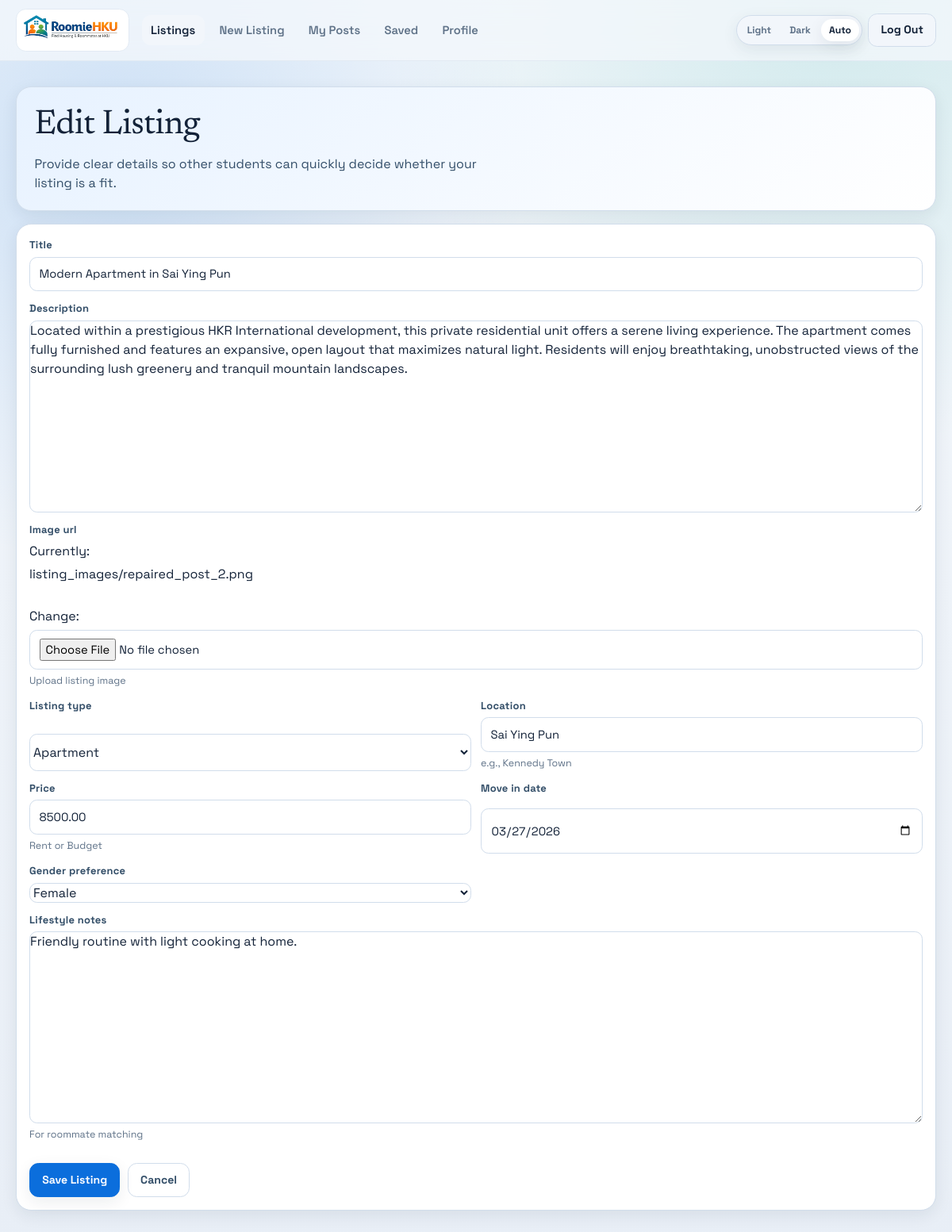
Page /app/listings/2/edit/ (signed in) on the committed database.
### core/models.py (models this page shows, shortened)
class Post(models.Model):
    LISTING_TYPE_CHOICES = [
        ('Apartment', 'Apartment'),
        ('Dorm', 'Dorm'),
        ('Roommate', 'Roommate Request'),
    ]
    GENDER_PREF_CHOICES = [
        ('M', 'Male'),
        ('F', 'Female'),
        ('N', 'No preference'),
    ]
    author = models.ForeignKey(User, on_delete=models.CASCADE, related_name='posts')
    title = models.CharField(max_length=200)
    description = models.TextField()
    image_url = models.FileField(
        upload_to="listing_images/",
        help_text="Upload listing image",
        validators=[FileExtensionValidator(allowed_extensions=["jpg", "jpeg", "png", "gif", "webp"])],
    )
    source_image_url = models.URLField(
        max_length=200,
        blank=True,
        default="",
        help_text="Original remote image URL for imported listings",
    )
    listing_type = models.CharField(max_length=20, choices=LISTING_TYPE_CHOICES)
    location = models.CharField(max_length=100, db_index=True, help_text="e.g., Kennedy Town")
    price = models.DecimalField(
        max_digits=10,
        decimal_places=2,
        validators=[MinValueValidator(0)],
        help_text="Rent or Budget"
    )
    move_in_date = models.DateField(null=True, blank=True)
    gender_preference = models.CharField(
        max_length=1,
        choices=GENDER_PREF_CHOICES,
        default='N'
    )
    lifestyle_notes = models.TextField(blank=True, help_text="For roommate matching")
    likes_count = models.PositiveIntegerField(default=0)
    views_count = models.PositiveIntegerField(default=0)
    is_hidden = models.BooleanField(default=False)
    hidden_at = models.DateTimeField(null=True, blank=True)
    created_at = models.DateTimeField(auto_now_add=True)
    updated_at = models.DateTimeField(auto_now=True)
    class Meta:
        ordering = ['-created_at']  # Default sorting: newest first
        indexes = [
            models.Index(fields=['listing_type']),
            models.Index(fields=['created_at']),
        ]
        constraints = [
            models.CheckConstraint(
                condition=models.Q(price__gte=0),
                name='post_price_gte_0'
            ),
        ]

### core/views.py (the view)
# urls.py: path("app/listings/<int:pk>/edit/", views.listing_update, name="listing_update"),
@login_required
def listing_update(request, pk):
    post = get_object_or_404(Post, pk=pk)
    if post.author_id != request.user.id:
        return HttpResponseForbidden("You can only edit your own listings.")
    if request.method == "POST":
        form = PostForm(request.POST, request.FILES, instance=post)
        if form.is_valid():
            form.save()
            messages.success(request, "Listing updated successfully.")
            return redirect("core:listing_detail", pk=post.pk)
    else:
        form = PostForm(instance=post)
    return render(
        request,
        "core/app/listing_form.html",
        {
            "form": form,
            "page_title": "Edit Listing",
            "post": post,
        },
    )

### core/forms.py
class PostForm(forms.ModelForm):
    class Meta:
        model = Post
        fields = (
            "title",
            "description",
            "image_url",
            "listing_type",
            "location",
            "price",
            "move_in_date",
            "gender_preference",
            "lifestyle_notes",
        )
        widgets = {
            "move_in_date": forms.DateInput(attrs={"type": "date"}),
            "image_url": forms.ClearableFileInput(attrs={"accept": "image/*"}),
        }

### core/templates/core/app/listing_form.html (shortened to what this page needs)
{% extends 'core/app/base.html' %}
{% block content %}
<main class="page-shell">
  <section class="hero">
    <h1>{{ page_title }}</h1>
    <p>
      Provide clear details so other students can quickly decide whether your listing is a fit.
    </p>
  </section>
  <section class="panel mt-4">
    <form method="post" enctype="multipart/form-data" class="field-grid">
      <div class="field">
        <label for="{{ form.title.id_for_label }}">{{ form.title.label }}</label>
        {{ form.title }}
      </div>
      <div class="field">
        <label for="{{ form.description.id_for_label }}">{{ form.description.label }}</label>
        {{ form.description }}
      </div>
      <div class="field">
        <label for="{{ form.image_url.id_for_label }}">{{ form.image_url.label }}</label>
        {{ form.image_url }}
        {% if form.image_url.help_text %}<p class="field-help">{{ form.image_url.help_text }}</p>{% endif %}
      </div>
      <div class="field-grid compact">
        <div class="field">
          <label for="{{ form.listing_type.id_for_label }}">{{ form.listing_type.label }}</label>
          {{ form.listing_type }}
        </div>
        <div class="field">
          <label for="{{ form.location.id_for_label }}">{{ form.location.label }}</label>
          {{ form.location }}
          {% if form.location.help_text %}<p class="field-help">{{ form.location.help_text }}</p>{% endif %}
        </div>
        <div class="field">
          <label for="{{ form.price.id_for_label }}">{{ form.price.label }}</label>
          {{ form.price }}
          {% if form.price.help_text %}<p class="field-help">{{ form.price.help_text }}</p>{% endif %}
        </div>
        <div class="field">
          <label for="{{ form.move_in_date.id_for_label }}">{{ form.move_in_date.label }}</label>
          {{ form.move_in_date }}
        </div>
        <div class="field">
          <label for="{{ form.gender_preference.id_for_label }}">{{ form.gender_preference.label }}</label>
          {{ form.gender_preference }}
        </div>
      </div>
      <div class="field">
        <label for="{{ form.lifestyle_notes.id_for_label }}">{{ form.lifestyle_notes.label }}</label>
        {{ form.lifestyle_notes }}
        {% if form.lifestyle_notes.help_text %}<p class="field-help">{{ form.lifestyle_notes.help_text }}</p>{% endif %}
      </div>
      <div class="card-actions">
        <button type="submit" class="btn btn-primary">Save Listing</button>
        {% if post %}
          <a href="{% url 'core:listing_detail' post.pk %}" class="btn btn-ghost">Cancel</a>
        {% else %}
          <a href="{% url 'core:listing_list' %}" class="btn btn-ghost">Cancel</a>
        {% endif %}
      </div>
    </form>
  </section>
</main>
{% endblock %}

### core/static/core/css/styles.css (style rules this page uses)
:root { --font-sans: "Space Grotesk", "Avenir Next", "Segoe UI", sans-serif; --font-display: "Newsreader", "Iowan Old Style", serif; --bg-app: #f3f7fb; --bg-app-alt: #e8eef6; --surface: #ffffff; --surface-soft: #f2f6fb; --surface-muted: #edf2f8; --text-primary: #132238; --text-secondary: #334e68; --text-muted: #5f7288; --border: #d1ddeb; --border-muted: #e2eaf3; --brand-500: #0b6edc; --brand-600: #085ebf; --brand-100: #dcecff; --accent-500: #0f9f9a; --accent-100: #d8f4f2; --danger-500: #c53a4a; --danger-100: #fce6ea; --warning-500: #b86912; --warning-100: #fdeedb; --success-500: #1f8c58; --success-100: #def7ea; --shadow-soft: 0 6px 20px rgba(19, 34, 56, 0.08); --shadow-medium: 0 18px 36px rgba(19, 34, 56, 0.12); --radius-sm: 0.6rem; --radius-md: 0.9rem; --radius-lg: 1.2rem; }
* { box-sizing: border-box; }
html, body { min-height: 100%; }
body { margin: 0; font-family: var(--font-sans); color: var(--text-primary); background: radial-gradient(circle at 12% 12%, rgba(11, 110, 220, 0.16), transparent 30%), radial-gradient(circle at 88% 0%, rgba(15, 159, 154, 0.14), transparent 30%), linear-gradient(180deg, var(--bg-app) 0%, var(--bg-app-alt) 100%); line-height: 1.55; }
a { color: inherit; }
h1, h2, h3, h4 { margin: 0; line-height: 1.2; color: var(--text-primary); }
h1, h2, h3 { font-family: var(--font-display); letter-spacing: -0.015em; }
p { margin: 0; }
.page-shell { width: min(1160px, calc(100% - 2.2rem)); margin: 0 auto; padding: 2rem 0 3rem; }
.btn { display: inline-flex; align-items: center; justify-content: center; gap: 0.38rem; border: 1px solid transparent; border-radius: 0.72rem; padding: 0.6rem 0.95rem; font-size: 0.88rem; font-weight: 700; text-decoration: none; cursor: pointer; transition: transform 0.2s ease, box-shadow 0.2s ease, background-color 0.2s ease; }
.btn-primary { background: var(--brand-500); color: #f9fbff; border-color: var(--brand-500); box-shadow: var(--shadow-soft); }
.btn-ghost { background: transparent; color: var(--text-secondary); border-color: var(--border); }
.hero { border: 1px solid var(--border); border-radius: var(--radius-lg); background: linear-gradient(140deg, color-mix(in srgb, var(--brand-100) 68%, var(--surface) 32%), var(--surface)); padding: 1.4rem; box-shadow: var(--shadow-soft); }
.hero h1 { font-size: clamp(2rem, 2vw + 1.2rem, 2.9rem); }
.hero p { color: var(--text-secondary); margin-top: 0.65rem; max-width: 58ch; }
.panel { border: 1px solid var(--border); border-radius: var(--radius-lg); padding: 1rem; background: var(--surface); box-shadow: var(--shadow-soft); }
.field-grid { display: grid; gap: 0.75rem; }
.field-grid.compact { grid-template-columns: repeat(2, minmax(0, 1fr)); }
.field { display: grid; gap: 0.32rem; }
.field label, .field-title { font-size: 0.81rem; font-weight: 700; letter-spacing: 0.02em; color: var(--text-secondary); }
input:not([type="checkbox"]):not([type="radio"]):not([type="hidden"]), select, textarea { width: 100%; border: 1px solid var(--border); border-radius: var(--radius-sm); background: var(--surface); color: var(--text-primary); font: inherit; font-size: 0.92rem; padding: 0.62rem 0.72rem; transition: border-color 0.2s ease, box-shadow 0.2s ease; }
select, option { color: var(--text-primary); background-color: var(--surface); }
select { -webkit-text-fill-color: var(--text-primary); }
textarea { min-height: 7.4rem; resize: vertical; }
input[type="file"] { padding: 0.5rem; background: var(--surface-soft); }
input::placeholder, textarea::placeholder { color: color-mix(in srgb, var(--text-muted) 80%, transparent); }
.help-text, .field-help { font-size: 0.78rem; color: var(--text-muted); }
.card-actions { margin-top: 0.9rem; display: flex; flex-wrap: wrap; gap: 0.6rem; align-items: center; }

### rows in the picture
Post: title "Modern Apartment in Sai Ying Pun", description "Located within a prestigious HKR International development, this private residential unit offers a serene living experience. The apartment comes fully furnished and features an expansive, open layout that maximizes natural light. Residents will enjoy breathtaking, unobstructed views of the surrounding lush greenery and tranquil mountain landscapes.", listing_type "Apartment", location "Sai Ying Pun", price "8500.00", move_in_date "03/27/2026", gender_preference "Female", lifestyle_notes "Friendly routine with light cooking at home."

### other values in the picture
{{ page_title }} "Edit Listing"
